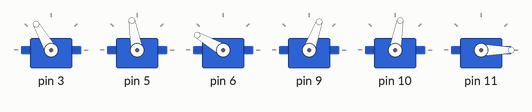
This sketch was run on a simulated Arduino Uno, built with avr-gcc and run on an emulated ATmega328P. Parts: 6 × servo.

Above: at 0.15 s.
Timing chart, 0 to 3.1 s (numbered marks = the images above):
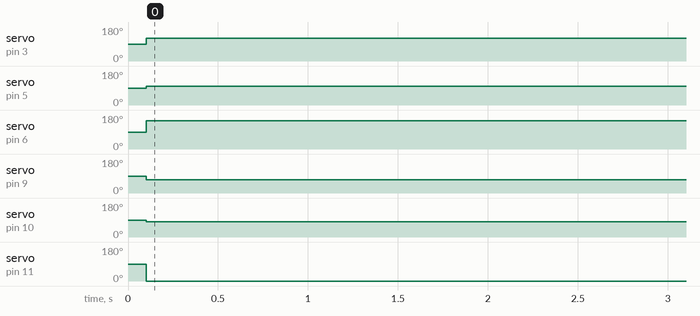

The sketch:

Arduino-class-example.ino
```cpp
/* You have a class named roboticArm and have class fuction to control the angle of each motor for controlling the DoF of the Robotic Arm*/


//Defining all 6 servo's pins of arduino
#define servo1 3
#define servo2 5
#define servo3 6
#define servo4 9
#define servo5 10
#define servo6 11 // This is for the gripper of the robotic arm


#include <Servo.h>

class RoboticArm {
  private:
    Servo botServo[6];
    byte _Servopin;
    byte Servopins[6];
    int defualtPositions[6] = {90, 90, 90, 90, 90, 0};
    int Positions[];
  public:
    RoboticArm(byte s1, byte s2, byte s3, byte s4, byte s5, byte s6) {
      Servopins[0] = s1;
      Servopins[1] = s2;
      Servopins[2] = s3;
      Servopins[3] = s4;
      Servopins[4] = s5;
      Servopins[5] = s6;

    }
    void setPos(int pos1, int pos2, int pos3, int pos4, int pos5, int pos6) {
      Positions[0] = pos1;
      Positions[1] = pos2;
      Positions[2] = pos3;
      Positions[3] = pos4;
      Positions[4] = pos5;
      Positions[5] = pos6;
    }

    void inits() {
      for (int i = 0; i < 6; i++)
      {
        botServo[i].attach(Servopins[i]);
      }
    }
    void updatePos() {
      for (int i = 0; i < 6; i++)
      {
        botServo[i].write(Positions[i]);
      }

    }
    void defualtPos() {
      for (int i = 0; i < 6; i++)
      {
        botServo[i].write(defualtPositions[i]);
      }
    }
};


RoboticArm myBot = RoboticArm(servo1, servo2, servo3, servo4, servo5, servo6);

void setup() {
  myBot.inits();
  delay(100);
  myBot.defualtPos();
}

void loop() {
  myBot.setPos(120, 100, 150, 70, 80, 0);
  myBot.updatePos();
  delay(1000);
  myBot.setPos(85, 60, 75, 100, 50, 0);
  myBot.updatePos();

}
```

Measured:
- by itself, servo on pin 3: 90° → 120° at 0.10 s
- by itself, servo on pin 5: 90° → 100° at 0.10 s
- by itself, servo on pin 6: 90° → 150° at 0.10 s
- by itself, servo on pin 9: 90° → 70° at 0.10 s
- by itself, servo on pin 10: 90° → 80° at 0.10 s
- by itself, servo on pin 11: 90° → 0° at 0.10 s
